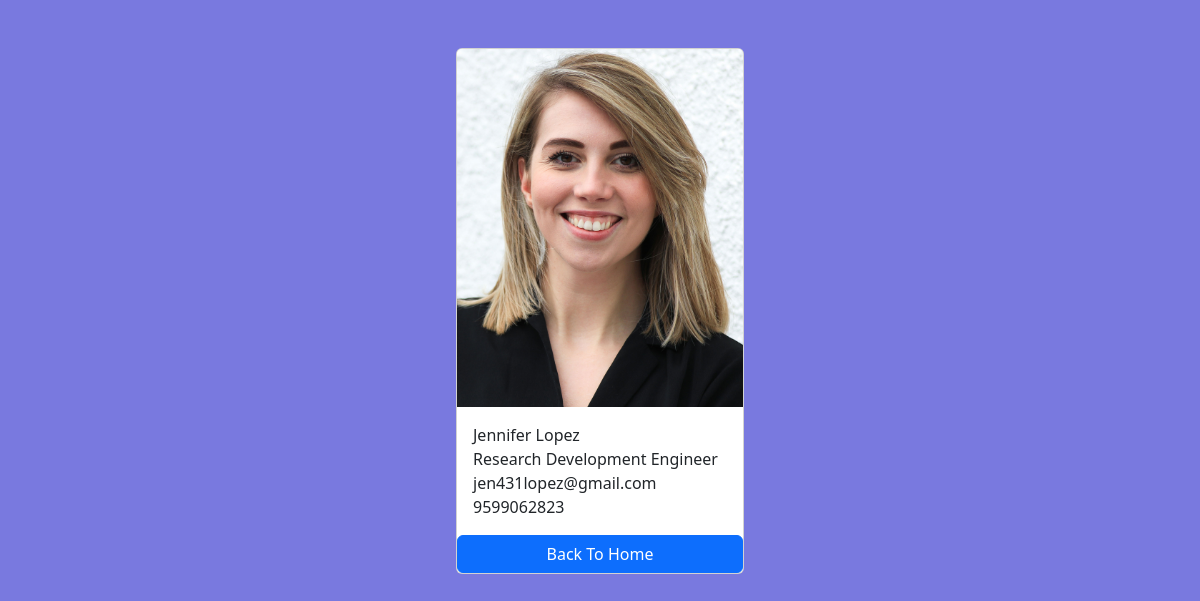
Screenshot of /employees/2/ with the database file from the repository.
### employees/models.py (models this page shows, shortened)
class Employee(models.Model):
    first_name = models.CharField(max_length=100)
    last_name = models.CharField(max_length=100)
    photo = models.ImageField(upload_to='images')
    designation = models.CharField(max_length=100)
    email_address = models.EmailField(max_length=100, unique=True)
    phone_number = models.CharField(max_length=12, blank=True) #optional field
    created_at = models.DateTimeField(auto_now_add=True)
    updated_at = models.DateTimeField(auto_now=True)

### employees/views.py (the view)
# urls.py: path('<int:pk>/', views.employee_detail, name='employee_detail')
def employee_detail(request, pk):
    employee = get_object_or_404(Employee, pk=pk)
    context = {
        'employee': employee
    }
    return render(request, 'employee_detail.html', context)

### templates/employee_detail.html (shortened to what this page needs)
{%load static%}
<!DOCTYPE html>
<html lang="en">
<head>
    <link href="https://cdn.jsdelivr.net/npm/bootstrap@5.3.3/dist/css/bootstrap.min.css" rel="stylesheet">
    <link rel="stylesheet" href="{%static 'CSS/style.css'%}">
</head>
<body>
<div class="container pt-5">
    <div class="card mx-auto" style="width: 18rem;">
        <img class="card-img-top" src="{{ employee.photo.url }}" alt="Employee Photo">
        <div class="card-body">
        <p class="card-text m-0">{{employee.first_name}} {{employee.last_name}}</p>
        <p class="card-text m-0">{{employee.designation}}</p>
        <p class="card-text m-0">{{employee.email_address}}</p>
        <p class="card-text m-0">{{employee.phone_number}}</p>
        </div>
        <a href="{% url 'home'%}" class="btn btn-primary">Back To Home</a>
    </div>
</div>
</body>
</html>

### mysite/static/CSS/style.css (style rules this page uses)
body { background-color: rgb(121, 121, 223); }

### rows the page displays
Employee: photo (picture), first_name "Jennifer", last_name "Lopez", designation "Research Development Engineer", email_address "jen431lopez@gmail.com", phone_number "9599062823"
